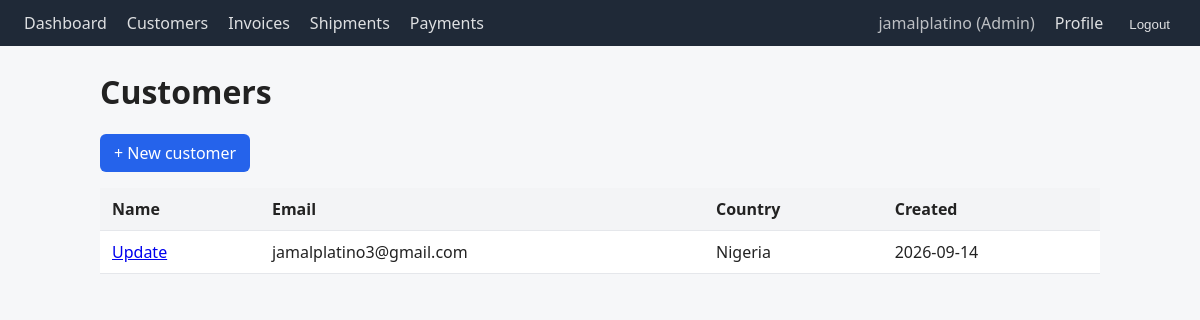
The page /customers/ (signed in) on the database its author committed.
### accounts/models.py (models this page shows, shortened)
class UserProfile(models.Model):
    ROLE_CHOICES = [
        ('admin', 'Admin'),
        ('accountant', 'Accountant'),
        ('viewer', 'Viewer'),
    ]
    user = models.OneToOneField(User, on_delete=models.CASCADE, related_name='profile')
    role = models.CharField(max_length=20, choices=ROLE_CHOICES, default='viewer')
    created_at = models.DateTimeField(auto_now_add=True)

### customers/models.py (models this page shows, shortened)
class Customer(models.Model):
    name = models.CharField(max_length=200)
    email = models.EmailField(unique=True)
    phone = models.CharField(max_length=20, blank=True)
    country = models.CharField(max_length=100)
    created_at = models.DateTimeField(auto_now_add=True)

### customers/views.py (the view)
# urls.py: path('', views.customer_list, name='customer_list'),
@login_required
def customer_list(request):
    customers = Customer.objects.all().order_by('name')
    return render(request, 'customers/list.html', {'customers': customers})

### customers/templates/customers/list.html (shortened to what this page needs)
{% extends "base.html" %}
{% block content %}
<h1>Customers</h1>
<p><a class="btn" href="{% url 'customer_create' %}">+ New customer</a></p>
<table>
    <thead>
        <tr>
            <th>Name</th><th>Email</th><th>Country</th><th>Created</th>
        </tr>
    </thead>
    <tbody>
        {% for c in customers %}
        <tr>
            <td><a href="{% url 'customer_detail' c.pk %}">{{ c.name }}</a></td>
            <td>{{ c.email }}</td>
            <td>{{ c.country }}</td>
            <td>{{ c.created_at|date:"Y-m-d" }}</td>
        </tr>
        {% empty %}
        <tr><td colspan="4">No customers yet.</td></tr>
        {% endfor %}
    </tbody>
</table>
{% endblock %}

### templates/base.html (shortened to what this page needs)
<!DOCTYPE html>
<html lang="en">
<head>
</head>
<body>
    <nav>
    <a href="{% url 'dashboard' %}">Dashboard</a>
    <a href="{% url 'customer_list' %}">Customers</a>
    <a href="{% url 'invoice_list' %}">Invoices</a>
    <a href="{% url 'shipment_list' %}">Shipments</a>
    <a href="{% url 'payment_list' %}">Payments</a>
    <span style="flex:1;"></span>
    {% if user.is_authenticated %}
        <span style="opacity:0.7;">{{ user.username }} ({{ user.profile.get_role_display }})</span>
        <a href="{% url 'profile' %}">Profile</a>
        <form method="post" action="{% url 'logout' %}" style="display:inline;">
            <button type="submit" style="background:none;border:none;color:white;cursor:pointer;opacity:0.85;">
                Logout
            </button>
        </form>
    {% else %}
        <a href="{% url 'login' %}">Login</a>
        <a href="{% url 'signup' %}">Sign up</a>
    {% endif %}
    </nav>
    <main>
        {% block content %}{% endblock %}
    </main>
</body>
</html>

### templates/base.html (style rules this page uses)
body { font-family: system-ui, sans-serif; margin: 0; background: #f6f7f9; color: #222; }
nav { background: #1f2937; color: white; padding: 12px 24px; display: flex; gap: 20px; }
nav a { color: white; text-decoration: none; opacity: 0.85; }
main { max-width: 1000px; margin: 24px auto; padding: 0 16px; }
table { width: 100%; border-collapse: collapse; background: white; }
th, td { padding: 10px 12px; text-align: left; border-bottom: 1px solid #e5e7eb; }
th { background: #f3f4f6; }
.btn { display: inline-block; padding: 8px 14px; background: #2563eb; color: white; text-decoration: none; border-radius: 6px; border: none; cursor: pointer; }

### rows shown on the page
Customer: name "Update", email "jamalplatino3@gmail.com", country "Nigeria", created_at "2026-09-14"

### other values the page prints
{{ user.username }} "jamalplatino"
{{ user.profile.get_role_display }} "Admin"
